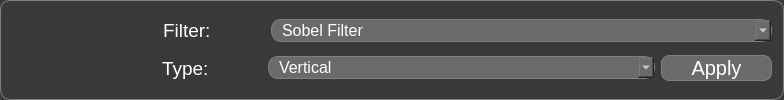
       <widget class="QFrame" name="frame_5">
        <property name="enabled">
         <bool>true</bool>
        </property>
        <property name="maximumSize">
         <size>
          <width>16777215</width>
          <height>16777215</height>
         </size>
        </property>
        <property name="font">
         <font>
          <kerning>true</kerning>
         </font>
        </property>
        <property name="autoFillBackground">
         <bool>false</bool>
        </property>
        <property name="styleSheet">
         <string notr="true">background-color:#393939;
border-radius:10px;
border:1px solid grey;</string>
        </property>
        <property name="frameShape">
         <enum>QFrame::StyledPanel</enum>
        </property>
        <property name="frameShadow">
         <enum>QFrame::Raised</enum>
        </property>
        <layout class="QVBoxLayout" name="verticalLayout_5">
         <item>
          <layout class="QHBoxLayout" name="horizontalLayout_11">
           <property name="spacing">
            <number>0</number>
           </property>
           <item>
            <spacer name="horizontalSpacer_7">
             <property name="orientation">
              <enum>Qt::Horizontal</enum>
             </property>
             <property name="sizeType">
              <enum>QSizePolicy::MinimumExpanding</enum>
             </property>
             <property name="sizeHint" stdset="0">
              <size>
               <width>150</width>
               <height>20</height>
              </size>
             </property>
            </spacer>
           </item>
           <item>
            <widget class="QLabel" name="label_16">
             <property name="minimumSize">
              <size>
               <width>108</width>
               <height>0</height>
              </size>
             </property>
             <property name="maximumSize">
              <size>
               <width>108</width>
               <height>16777215</height>
              </size>
             </property>
             <property name="font">
              <font>
               <pointsize>14</pointsize>
              </font>
             </property>
             <property name="styleSheet">
              <string notr="true">color:white;
border:none</string>
             </property>
             <property name="text">
              <string>Filter:</string>
             </property>
             <property name="textFormat">
              <enum>Qt::PlainText</enum>
             </property>
            </widget>
           </item>
           <item>
            <widget class="QComboBox" name="comboBox_4">
             <property name="minimumSize">
              <size>
               <width>501</width>
               <height>0</height>
              </size>
             </property>
             <property name="maximumSize">
              <size>
               <width>501</width>
               <height>16777215</height>
              </size>
             </property>
             <property name="font">
              <font>
               <pointsize>12</pointsize>
              </font>
             </property>
             <property name="styleSheet">
              <string notr="true">background-color:#6A6A6A;
color:white;
padding-left:10px</string>
             </property>
             <property name="editable">
              <bool>false</bool>
             </property>
             <property name="iconSize">
              <size>
               <width>10</width>
               <height>10</height>
              </size>
             </property>
             <property name="duplicatesEnabled">
              <bool>true</bool>
             </property>
             <item>
              <property name="text">
               <string>Sobel Filter</string>
              </property>
             </item>
             <item>
              <property name="text">
               <string>Canny</string>
              </property>
             </item>
            </widget>
           </item>
          </layout>
         </item>
         <item>
          <layout class="QHBoxLayout" name="horizontalLayout_12">
           <item>
            <spacer name="horizontalSpacer_8">
             <property name="orientation">
              <enum>Qt::Horizontal</enum>
             </property>
             <property name="sizeType">
              <enum>QSizePolicy::MinimumExpanding</enum>
             </property>
             <property name="sizeHint" stdset="0">
              <size>
               <width>150</width>
               <height>20</height>
              </size>
             </property>
            </spacer>
           </item>
           <item>
            <widget class="QLabel" name="label_17">
             <property name="minimumSize">
              <size>
               <width>100</width>
               <height>0</height>
              </size>
             </property>
             <property name="maximumSize">
              <size>
               <width>100</width>
               <height>16777215</height>
              </size>
             </property>
             <property name="font">
              <font>
               <pointsize>14</pointsize>
              </font>
             </property>
             <property name="styleSheet">
              <string notr="true">color:white;
border:none</string>
             </property>
             <property name="text">
              <string>Type:</string>
             </property>
             <property name="textFormat">
              <enum>Qt::PlainText</enum>
             </property>
            </widget>
           </item>
           <item>
            <widget class="QComboBox" name="comboBox_5">
             <property name="minimumSize">
              <size>
               <width>387</width>
               <height>0</height>
              </size>
             </property>
             <property name="maximumSize">
              <size>
               <width>387</width>
               <height>16777215</height>
              </size>
             </property>
             <property name="font">
              <font>
               <pointsize>12</pointsize>
              </font>
             </property>
             <property name="styleSheet">
              <string notr="true">background-color:#6A6A6A;
color:white;
padding-left:10px</string>
             </property>
             <property name="editable">
              <bool>false</bool>
             </property>
             <property name="iconSize">
              <size>
               <width>10</width>
               <height>10</height>
              </size>
             </property>
             <property name="duplicatesEnabled">
              <bool>true</bool>
             </property>
             <item>
              <property name="text">
               <string>Vertical</string>
              </property>
             </item>
            </widget>
           </item>
           <item>
            <widget class="QPushButton" name="edge_detec_apply">
             <property name="minimumSize">
              <size>
               <width>111</width>
               <height>0</height>
              </size>
             </property>
             <property name="maximumSize">
              <size>
               <width>111</width>
               <height>16777215</height>
              </size>
             </property>
             <property name="cursor">
              <cursorShape>PointingHandCursor</cursorShape>
             </property>
             <property name="styleSheet">
              <string notr="true">color:white;
font-size:20px;
background-color:#6B6B6B;
border-radius:8px</string>
             </property>
             <property name="text">
              <string>Apply</string>
             </property>
            </widget>
           </item>
          </layout>
         </item>
        </layout>
       </widget>
